Frame 1 (no input): blank canvas, image omitted
Frame 60 (no input): blank canvas, image omitted
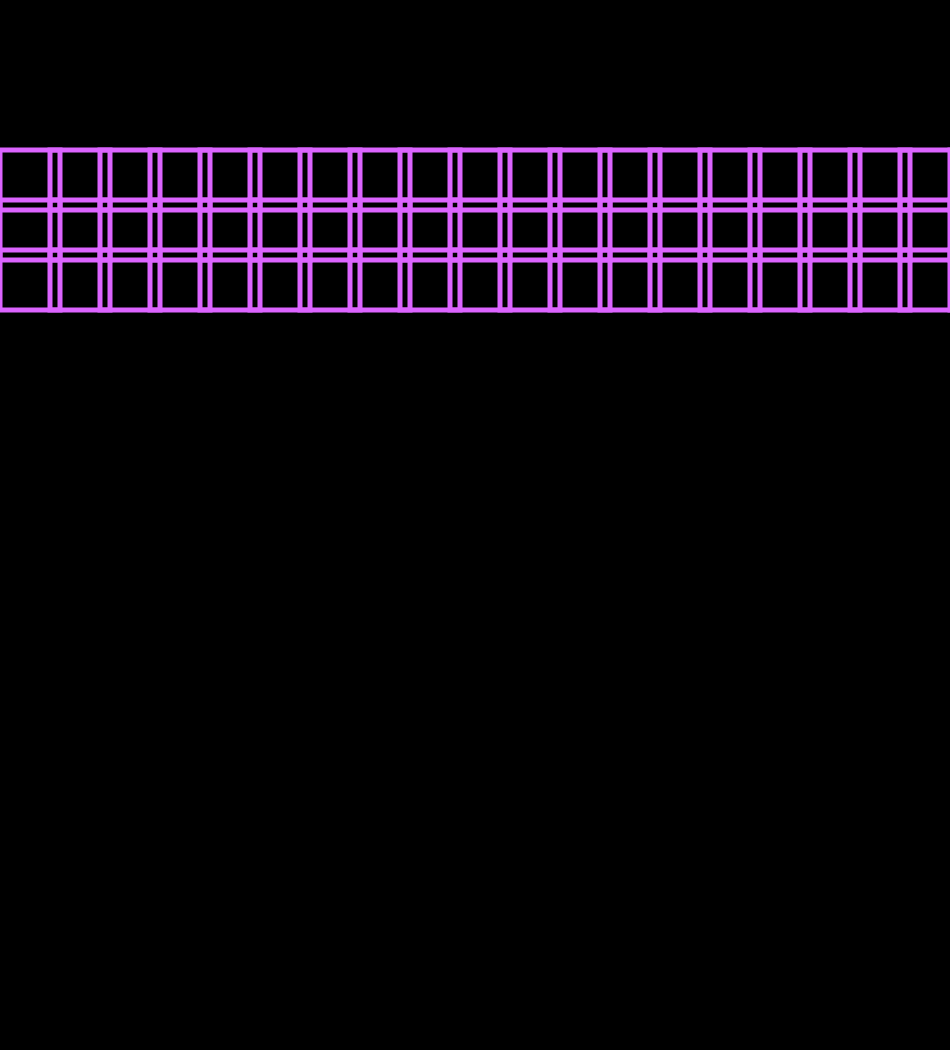
Frame 120 (the mouse pressed at the canvas centre since frame 60)

The p5.js sketch whose frames 1 and 60 were blank and that drew this single picture after the mouse press (run headless with seeded random() and noise() and a simulated clock; from frame 60 on, the mouse is pressed at the canvas centre):

// p5.js sketch
// ── sketch.js
var x = 0;
var y = 0;


function setup() {
  createCanvas(950, 1050)
  background(0)
}

function draw() {
  
  stroke(mouseX-255, 100, mouseY, mouseX);
  strokeWeight(5);
  
  rectMode(CORNER);
  
  noFill();
  rect(x, y, 60, 60);
  
  x = x+50
  
  if(x>width) {
    x = 0;
    y = y + 50;
  }
  
  if(y>height) {
    x = 0;
    y = 0;
  }
  
   fill (mouseY/height*150, mouseX/width*255, mouseY/height*300);
  
  if (mouseIsPressed === true) {
    noFill();
    noStroke();
  }
  
  ellipse(mouseX, mouseY, 25, 25);
  
}
  
function keyPressed() {
  
  fill (mouseY-255, mouseX/width*255, mouseY/height*300);
  rect(x, y, random(100), random(100));
    
  x = x+random(-75, 75);
  y = y+random(-75, 75);
  
  if(x<0) x = width;
  if(y<0) y = height;
  if(x>width) x = 0;
  if(y>height) y = 0;
  }

function keyTyped() {
  if(key==' ') background(0);
}

/*
// keyPressed cares about the physical key you hit
function keyPressed() {
  console.log('down: ' + key + ' ' + keyCode);
  if(key=='F') go=1; // this will fire on any press of the physical key F
}

// keyReleased cares about the physical key you hit
function keyReleased() {
  console.log('up ' + key + ' ' + keyCode);
  if(key=='F') go=0; // this will fire on any press of the physical key F
}
*/
